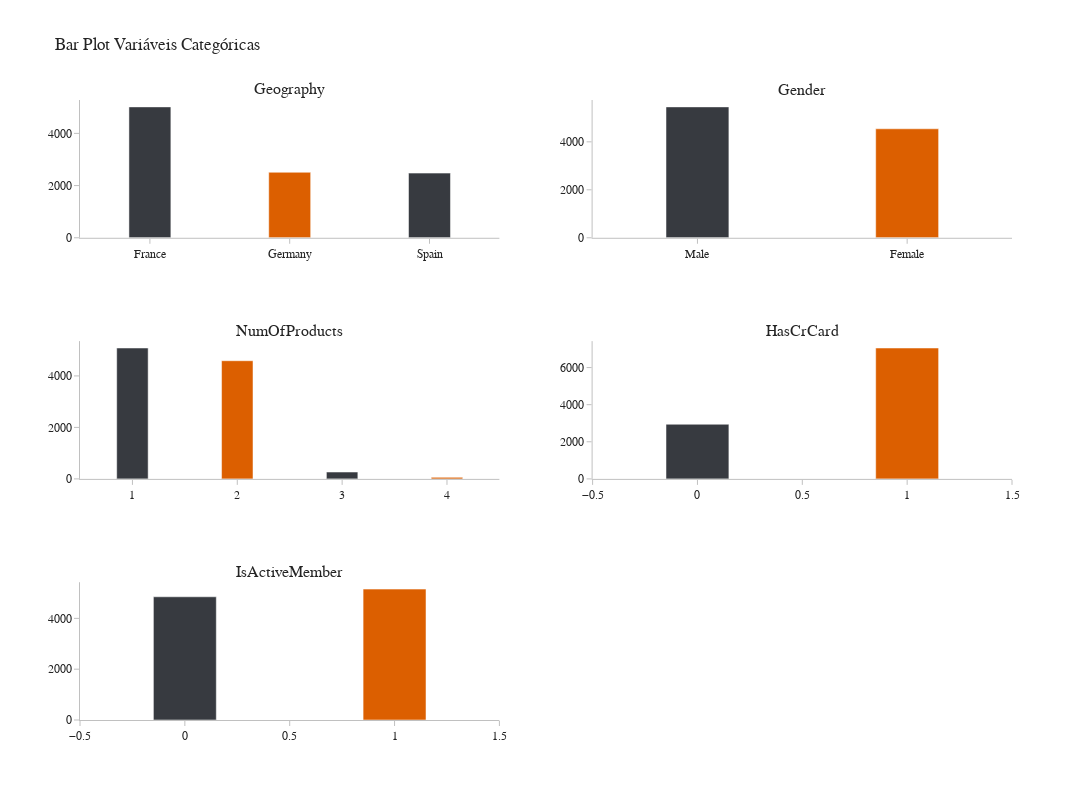

Notebook source saved alongside this figure:
### Code cell
# separando a variavles surname das categoricas para fazer o plot
categorical_variables_without_surname = categorical_variables.drop('Surname',axis=1)

fig  = make_subplots(rows=3,cols=2,subplot_titles=categorical_variables_without_surname.columns)
rows = [1,1,2,2,3]
cols= [1,2,1,2,1]

# função que plota um gráfico de barras para cada variável categórica para verificar o total de observações.
def bar_plot_cat_variables(df: pd.DataFrame):
    list_colors = ['#373A40','#DC5F00','#373A40','#DC5F00']
    list_traces = list()
    i = 0
    for column in df.columns:
        trace = go.Bar(x=df[column].value_counts().index,y=df[column].value_counts().sort_values(ascending=False).values,
                       marker_color=list_colors,width=0.3)
        list_traces.append(trace)
        i+=1
        if i >=3:
            list_colors = ['#DC5F00','#373A40']

    return list_traces

traces = bar_plot_cat_variables(categorical_variables_without_surname)
fig.add_traces(traces,rows=rows,cols=cols)
fig.update_layout(title = 'Bar Plot Variáveis Categóricas',width=1300,height =800,showlegend=False,template='simple_white',font_family='RockWell')
fig.update_xaxes(tickcolor='silver',linecolor='silver')
fig.update_yaxes(tickcolor='silver',linecolor='silver')
fig.show()

### Figure 1 — Plotly figure (JSON) as saved in the notebook; plotly's stock layout.template omitted (floating-point values rounded to 4 significant figures)
{"data": [{"marker": {"color": ["#373A40", "#DC5F00", "#373A40", "#DC5F00"]}, "type": "bar", "width": 0.3, "x": ["France", "Germany", "Spain"], "xaxis": "x", "y": [5014, 2509, 2477], "yaxis": "y"}, {"marker": {"color": ["#373A40", "#DC5F00", "#373A40", "#DC5F00"]}, "type": "bar", "width": 0.3, "x": ["Male", "Female"], "xaxis": "x2", "y": [5457, 4543], "yaxis": "y2"}, {"marker": {"color": ["#373A40", "#DC5F00", "#373A40", "#DC5F00"]}, "type": "bar", "width": 0.3, "x": [1, 2, 3, 4], "xaxis": "x3", "y": [5084, 4590, 266, 60], "yaxis": "y3"}, {"marker": {"color": ["#DC5F00", "#373A40"]}, "type": "bar", "width": 0.3, "x": [1, 0], "xaxis": "x4", "y": [7055, 2945], "yaxis": "y4"}, {"marker": {"color": ["#DC5F00", "#373A40"]}, "type": "bar", "width": 0.3, "x": [1, 0], "xaxis": "x5", "y": [5151, 4849], "yaxis": "y5"}], "layout": {"annotations": [{"font": {"size": 16}, "showarrow": false, "text": "Geography", "x": 0.225, "xanchor": "center", "xref": "paper", "y": 1, "yanchor": "bottom", "yref": "paper"}, {"font": {"size": 16}, "showarrow": false, "text": "Gender", "x": 0.775, "xanchor": "center", "xref": "paper", "y": 1, "yanchor": "bottom", "yref": "paper"}, {"font": {"size": 16}, "showarrow": false, "text": "NumOfProducts", "x": 0.225, "xanchor": "center", "xref": "paper", "y": 0.6111, "yanchor": "bottom", "yref": "paper"}, {"font": {"size": 16}, "showarrow": false, "text": "HasCrCard", "x": 0.775, "xanchor": "center", "xref": "paper", "y": 0.6111, "yanchor": "bottom", "yref": "paper"}, {"font": {"size": 16}, "showarrow": false, "text": "IsActiveMember", "x": 0.225, "xanchor": "center", "xref": "paper", "y": 0.2222, "yanchor": "bottom", "yref": "paper"}], "font": {"family": "RockWell"}, "height": 800, "showlegend": false, "title": {"text": "Bar Plot Variáveis Categóricas"}, "width": 1300, "xaxis": {"anchor": "y", "domain": [0, 0.45], "linecolor": "silver", "tickcolor": "silver"}, "xaxis2": {"anchor": "y2", "domain": [0.55, 1], "linecolor": "silver", "tickcolor": "silver"}, "xaxis3": {"anchor": "y3", "domain": [0, 0.45], "linecolor": "silver", "tickcolor": "silver"}, "xaxis4": {"anchor": "y4", "domain": [0.55, 1], "linecolor": "silver", "tickcolor": "silver"}, "xaxis5": {"anchor": "y5", "domain": [0, 0.45], "linecolor": "silver", "tickcolor": "silver"}, "xaxis6": {"anchor": "y6", "domain": [0.55, 1], "linecolor": "silver", "tickcolor": "silver"}, "yaxis": {"anchor": "x", "domain": [0.7778, 1], "linecolor": "silver", "tickcolor": "silver"}, "yaxis2": {"anchor": "x2", "domain": [0.7778, 1], "linecolor": "silver", "tickcolor": "silver"}, "yaxis3": {"anchor": "x3", "domain": [0.3889, 0.6111], "linecolor": "silver", "tickcolor": "silver"}, "yaxis4": {"anchor": "x4", "domain": [0.3889, 0.6111], "linecolor": "silver", "tickcolor": "silver"}, "yaxis5": {"anchor": "x5", "domain": [0, 0.2222], "linecolor": "silver", "tickcolor": "silver"}, "yaxis6": {"anchor": "x6", "domain": [0, 0.2222], "linecolor": "silver", "tickcolor": "silver"}}}
